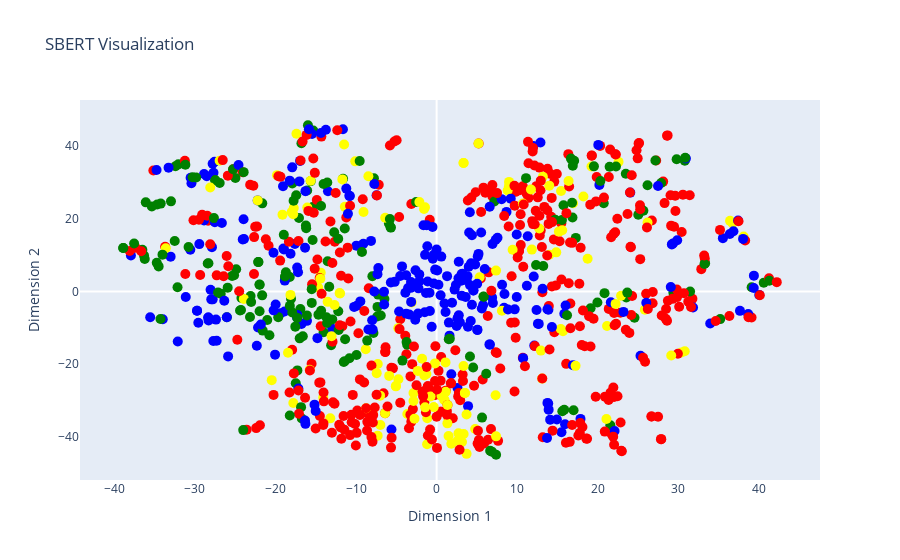

Here is the notebook cell this chart was saved with:
### Code cell
fig = go.Figure(data=data, layout=layout)
fig.show()

### Figure 1 — Plotly figure (JSON) as saved in the notebook; plotly's stock layout.template omitted (floating-point values rounded to 4 significant figures; data arrays with more than 128 entries replaced by an {"elided": "..."} marker saying what was removed)
{"data": [{"customdata": {"elided": "1000 str values"}, "hovertemplate": "Label: %{customdata}<br>Text: %{text}", "marker": {"color": {"elided": "1000 str values"}, "size": 10}, "mode": "markers", "text": {"elided": "1000 str values"}, "type": "scatter", "x": {"elided": "1000 float values"}, "y": {"elided": "1000 float values"}}], "layout": {"hovermode": "closest", "title": {"text": "SBERT Visualization"}, "xaxis": {"showgrid": false, "title": {"text": "Dimension 1"}}, "yaxis": {"showgrid": false, "title": {"text": "Dimension 2"}}}}
